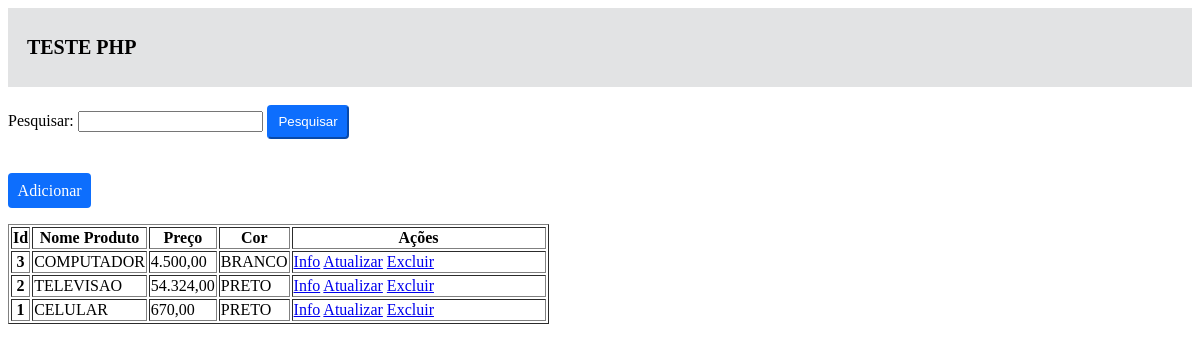
The page / on the database its author committed.
### tables this page shows
CREATE TABLE `preco` (
  `IDPRECO` int(3) NOT NULL,
  `PRECO` decimal(10,2) NOT NULL,
  `IDPRODUTO` int(3) NOT NULL
);

CREATE TABLE `produtos` (
  `IDPROD` int(3) NOT NULL,
  `NOME` varchar(40) NOT NULL,
  `COR` varchar(40) NOT NULL
);

### index.php (the view, shortened to what this page needs)
<!DOCTYPE html>
<html lang="pt-br">
<head>
    <link rel="stylesheet" type="text/css" href="style.css">
</head>
<body>
    <div>
        <div class="navbar">
            <h2>TESTE PHP</h2>
        </div>
    <br>
        <div>
            <form method="POST" action="pesquisar.php">
                <label>Pesquisar: </label>
                <input type="text" name="pesquisar">
                <input class="btn bt-az" type="submit" value="Pesquisar">
            </form>
        </div>
        <p>
            <a class="btn bt-az" href="insert.php">Adicionar</a>
        </p>
        <div>
            <table border="1">
                <thead>
                    <tr>
                        <th scope="col">Id</th>
                        <th scope="col">Nome Produto</th>
                        <th scope="col">Preço</th>
                        <th scope="col">Cor</th>
                        <th scope="col">Ações</th>
                    </tr>
                </thead>
                <tbody>
                    <?php
                    $pdo = Banco::conectar();
                    $sql = 'SELECT * FROM `produtos`
                        join preco on produtos.IDPROD = preco.IDPRODUTO
                        ORDER BY IDPROD DESC';
                    foreach ($pdo->query($sql) as $row) {
                        echo '<tr>';
                        echo '<th scope="row">' . $row['IDPROD'] . '</th>';
                        echo '<td>' . $row['NOME'] . '</td>';
                        echo '<td>' . number_format($row['PRECO'], 2, ",", ".") . '</td>';
                        echo '<td>' . $row['COR'] . '</td>';
                        echo '<td width=250>';
                        echo '<a class="" href="select.php?id=' . $row['IDPROD'] . '">Info</a>';
                        echo '<a class="" href="update.php?id=' . $row['IDPROD'] . '">Atualizar</a>';
                        echo '<a class="" href="delete.php?id=' . $row['IDPROD'] . '">Excluir</a>';
                        echo '</td>';
                        echo '</tr>';
                    }
                    ?>
                </tbody>
            </table>
        </div>
    </div>
</body>
</html>

### style.css (style rules this page uses)
.bt-az { color: #fff; background-color: #0d6efd; border-color: #0d6efd; }
.btn { display: inline-block; font-weight: 400; line-height: 1.5; color: #ffffff; text-align: center; text-decoration: none; vertical-align: middle; cursor: pointer; user-select: none; padding: .325rem .60rem; margin-right: 10px; border-radius: .25rem; }
.navbar { position: relative; display: flex; flex-wrap: wrap; align-items: center; justify-content: space-between; padding-top: .4rem; padding-bottom: .4rem; background-color: rgb(226, 227, 228); }
h2 { margin-left: 0.5cm; padding-top: .3125rem; padding-bottom: .3125rem; margin-right: 1rem; font-size: 1.25rem; text-decoration: none; white-space: nowrap; }
label { display: inline-block; margin-bottom: .5rem; }

### rows shown on the page
preco: IDPRODUTO.IDPROD "3", IDPRODUTO.NOME "COMPUTADOR", PRECO "4.500,00", IDPRODUTO.COR "BRANCO"
preco: IDPRODUTO.IDPROD "2", IDPRODUTO.NOME "TELEVISAO", PRECO "54.324,00", IDPRODUTO.COR "PRETO"
preco: IDPRODUTO.IDPROD "1", IDPRODUTO.NOME "CELULAR", PRECO "670,00", IDPRODUTO.COR "PRETO"
